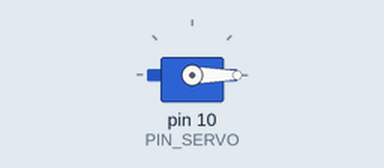
The sketch below on a simulated Arduino Uno, built with avr-gcc and run on an emulated ATmega328P. Parts: servo. What the sketch prints to the serial monitor is not drawn.

Above: at 0.05 s.
Timing chart, 0 to 3.0 s (numbered marks = the images above):
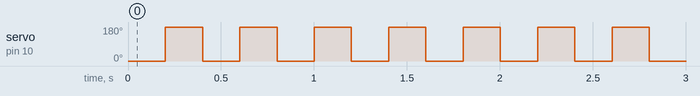

The sketch:

10_example_1.ino
```cpp
#include <Servo.h>
#define PIN_SERVO 10

Servo myservo;
int degree;

void setup() {
  Serial.begin(9600);
  degree = 0;
  myservo.attach(PIN_SERVO);
  myservo.write(degree);
}

void loop() {
    myservo.write(degree);
    delay(200);
    Serial.println(myservo.read());
    if(degree == 0){
      degree += 180;
    }else if(degree == 180){
      degree -= 180;
    }
}
```

Measured:
- by itself, servo on pin 10 (PIN_SERVO): alternates 180° for 0.20 s and 0° for 0.20 s
